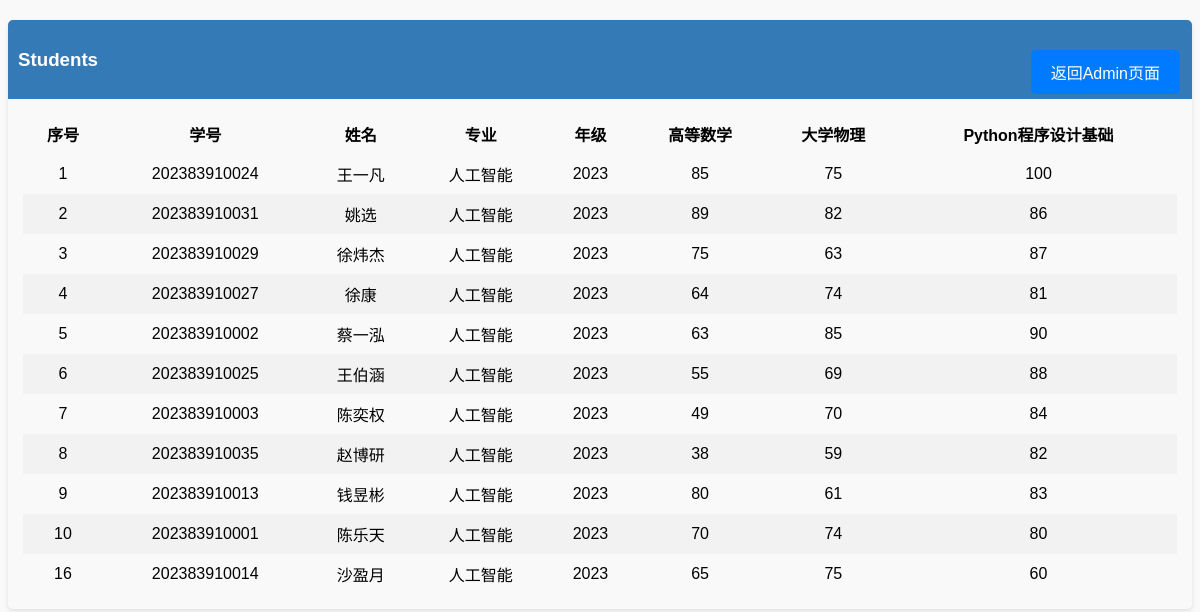
The page /display on the database its author committed.
### tables this page shows
CREATE TABLE studentList (
序号 integer primary key autoincrement,
学号 integer ,
姓名 text,
专业 text,
年级 text,
高等数学 integer,
大学物理 integer,
Python程序设计基础 integer
);

### app.py (the view)
@app.route('/display')
def display():
    db = 'test.db'
    conn = sqlite3.connect(db)
    cur = conn.cursor()
    sql = 'SELECT * FROM studentList'
    cur.execute(sql)
    rows = cur.fetchall()
    cur.close()
    conn.close()
    return render_template('display.html', content=rows)

### templates/display.html (shortened to what this page needs)
<!doctype html>
<html lang="en">
<head>
    <link rel="stylesheet" type="text/css" href="/static/display.css">
</head>
<body>
<div class="row">
    <div class="col-md-6 col-sm-12 col-xs-12">
        <div class="panel panel-default">
            <div class="panel-heading">
                <h3>Students</h3>
                <a href="http://127.0.0.1:5000/admin" class="btn fixed-button">返回Admin页面</a>
            </div>
            <div class="panel-body">
                <div class="table-responsive">
                    <table class="table table-striped table-bordered table-hover">
                        <thead>
                        <tr>
                            <th>序号</th>
                            <th>学号</th>
                            <th>姓名</th>
                            <th>专业</th>
                            <th>年级</th>
                            <th>高等数学</th>
                            <th>大学物理</th>
                            <th>Python程序设计基础</th>
                        </tr>
                        </thead>
                        <tbody>
                        {% for i in content %}
                            <tr>
                                {% for j in i %}
                                    <td>{{ j }}</td>
                                {% endfor %}
                            </tr>
                        {% endfor %}
                        </tbody>
                    </table>
                </div>
            </div>
        </div>
    </div>
</div>
</body>
</html>

### static/display.css (style rules this page uses)
body { font-family: Arial, sans-serif; background-color: #f9f9f9; position: relative; }
.panel { margin-top: 20px; border-radius: 5px; box-shadow: 0 2px 4px rgba(0, 0, 0, 0.1); }
.panel-heading { background-color: #337ab7; color: white; padding: 10px; border-top-left-radius: 5px; border-top-right-radius: 5px; }
.panel-body { padding: 15px; }
table { width: 100%; border-collapse: collapse; }
th, td { padding: 8px; text-align: center; }
tr:nth-child(even) { background-color: #f2f2f2; }
.btn { display: inline-block; padding: 10px 20px; background-color: #007bff; color: white; text-decoration: none; border-radius: 5px; transition: background-color 0.3s; position: fixed; top: 50px; right: 20px; }

### rows shown on the page
studentList: i "1" "85" "75" "100", 学号 "202383910024", 姓名 "王一凡", 专业 "人工智能", 年级 "2023"
studentList: i "2" "89" "82" "86", 学号 "202383910031", 姓名 "姚选", 专业 "人工智能", 年级 "2023"
studentList: i "3" "75" "63" "87", 学号 "202383910029", 姓名 "徐炜杰", 专业 "人工智能", 年级 "2023"
studentList: i "4" "64" "74" "81", 学号 "202383910027", 姓名 "徐康", 专业 "人工智能", 年级 "2023"
studentList: i "5" "63" "85" "90", 学号 "202383910002", 姓名 "蔡一泓", 专业 "人工智能", 年级 "2023"
studentList: i "6" "55" "69" "88", 学号 "202383910025", 姓名 "王伯涵", 专业 "人工智能", 年级 "2023"
studentList: i "7" "49" "70" "84", 学号 "202383910003", 姓名 "陈奕权", 专业 "人工智能", 年级 "2023"
studentList: i "8" "38" "59" "82", 学号 "202383910035", 姓名 "赵博研", 专业 "人工智能", 年级 "2023"
studentList: i "9" "80" "61" "83", 学号 "202383910013", 姓名 "钱昱彬", 专业 "人工智能", 年级 "2023"
studentList: i "10" "70" "74" "80", 学号 "202383910001", 姓名 "陈乐天", 专业 "人工智能", 年级 "2023"
studentList: i "16" "65" "75" "60", 学号 "202383910014", 姓名 "沙盈月", 专业 "人工智能", 年级 "2023"
